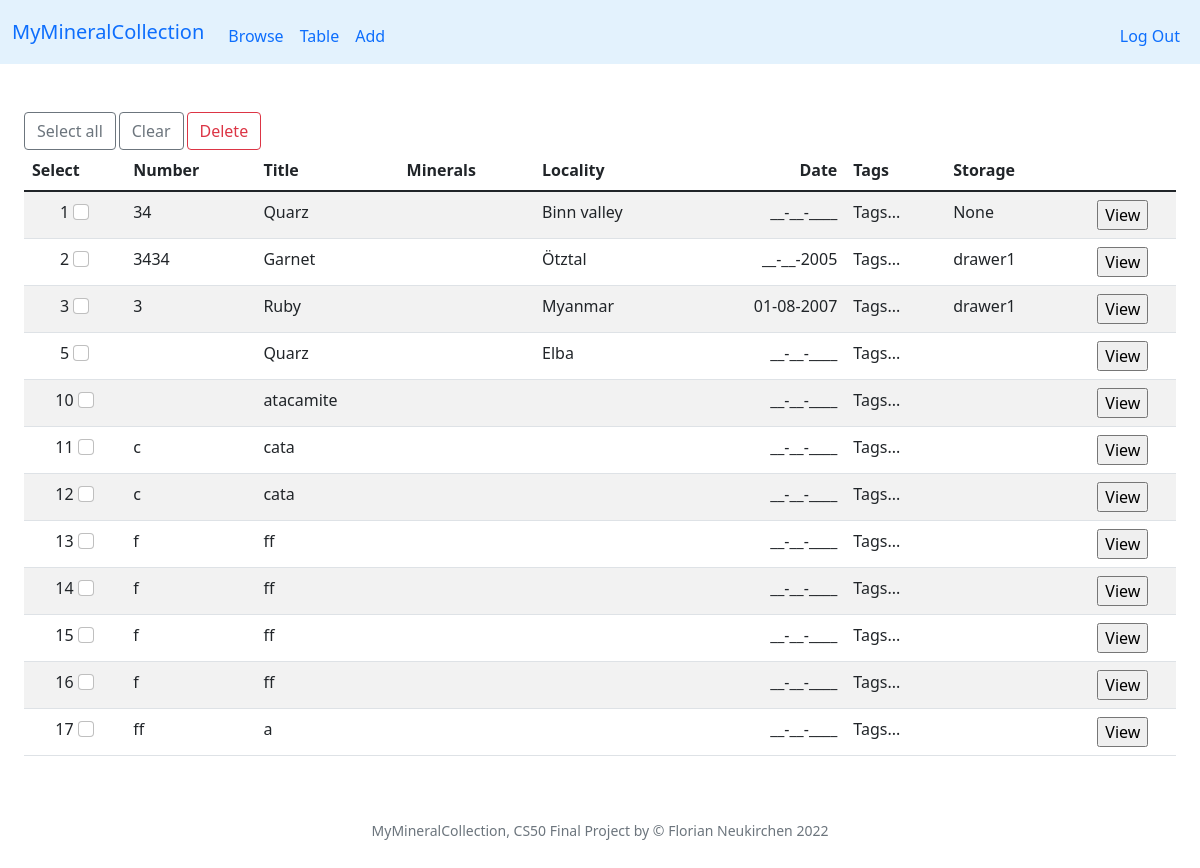
The page /table (signed in) on the database as committed earlier.
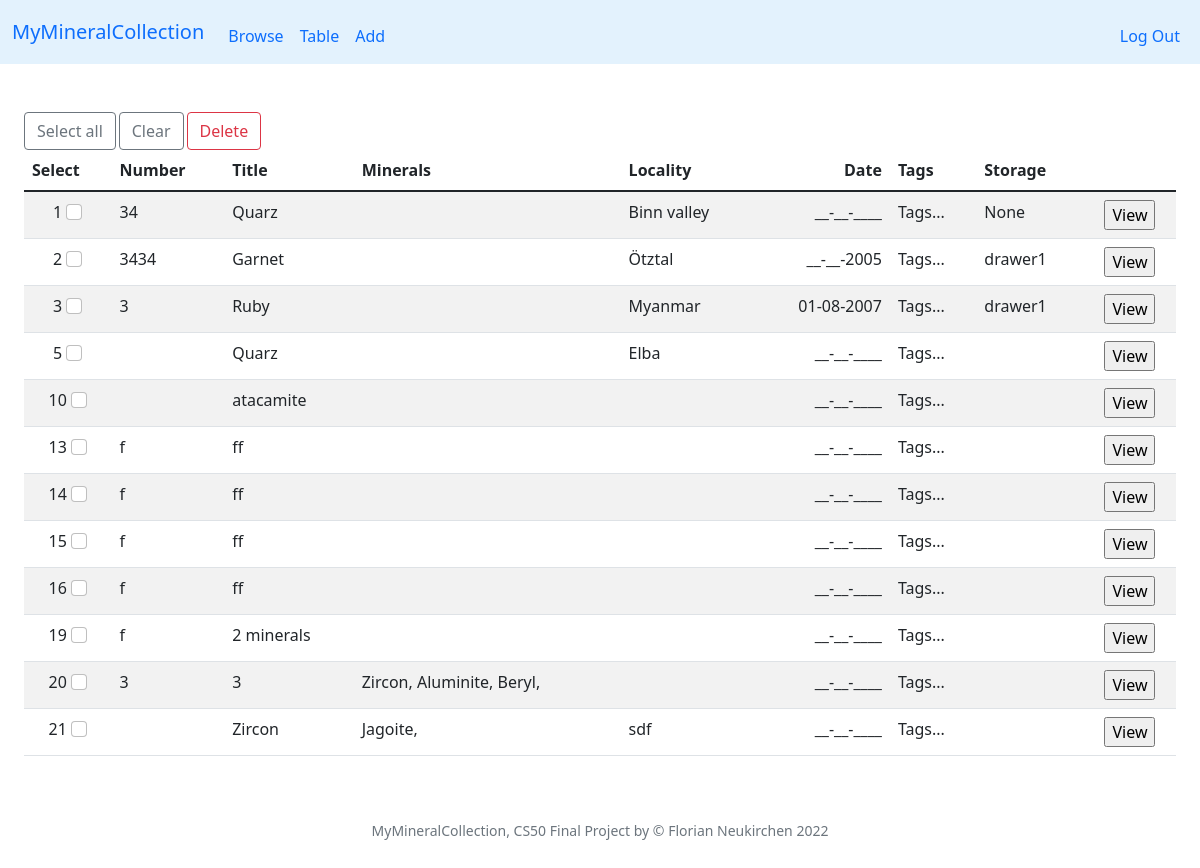
The same page on the database as committed later.
### tables this page shows
CREATE TABLE specimen (id INTEGER PRIMARY KEY AUTOINCREMENT NOT NULL, user_id INTEGER NOT NULL, my_id TEXT, title TEXT, locality TEXT, day INTEGER, month INTEGER, year INTEGER, storage TEXT, timestamp TEXT, thumbnail TEXT);

CREATE TABLE minerals (symbol TEXT, name TEXT NOT NULL, chemistry TEXT, elements TEXT, crystal_system TEXT, fleischer TEXT, PRIMARY KEY(symbol));

### app.py (the view)
@app.route("/table")
@login_required
def table():
    rows = db.execute("SELECT * FROM specimen WHERE user_id = ?", session["user_id"])
    for row in rows:
        row['minerals'] = db.execute("SELECT minerals.name AS name FROM minerals JOIN specmin ON minerals.symbol = specmin.min_symbol WHERE specmin.specimen_id = ?", row['id'])
        app.logger.info(row['minerals'])
    return render_template("table.html", rows=rows)

### app.py (called while the page is built)
@app.after_request
def after_request(response):
    response.headers["Cache-Control"] = "no-cache, no-store, must-revalidate"
    response.headers["Expires"] = 0
    response.headers["Pragma"] = "no-cache"
    return response

### helpers.py (called while the page is built)
def login_required(f):
    @wraps(f)
    def decorated_function(*args, **kwargs):
        if session.get("user_id") is None:
            return redirect("/login")
        return f(*args, **kwargs)
    return decorated_function

def date2(value):
    if not value:
        return "__"
    return f"{value:02d}"

def date4(value):
    if not value:
        return "____"
    return f"{value:04d}"

### templates/table.html (shortened to what this page needs)
{% extends "layout.html" %}
{% block main %}
<div class="container-fluid">
    <div class="text-start card-smaller">
        <button type="button" class="btn btn-outline-secondary" onclick="checkAll()">Select all</button>
        <button type="button" class="btn btn-outline-secondary" onclick="uncheckAll()">Clear</button>
        <button type="button" class="btn btn-outline-danger" data-toggle="modal" data-target="#deleteModal">
        Delete
        </button>
</div>
    <table class="table table-striped">
        <thead>
            <tr>
                <th class="text-start">Select</th>
                <th class="text-start">Number</th>
                <th class="text-start">Title</th>
                <th class="text-start">Minerals</th>
                <th class="text-start">Locality</th>
                <th class="text-end">Date</th>
                <th class="text-start">Tags</th>
                <th class="text-start">Storage</th>
            </tr>
        </thead>
        <tbody>
            {% for row in rows %}
            <tr>
                <td>
                    <div>{{ row['id'] }}
                        <input type="checkbox" class="form-check-input mycheckboxes" name="checkboxes" value="{{ row['id'] }}">
                    </div>
                </td>
                <td class="text-start">{{ row['my_id'] }}</td>
                <td class="text-start">{{ row['title'] }}</td>
                <td class="text-start">
                    {% for min in row['minerals'] %}
                    {{ min['name'] }},
                    {% endfor %}
                </td>
                <td class="text-start">{{ row['locality']  }}</td>
                <td class="text-end">{{ row['day'] | date2 }}-{{ row['month'] | date2 }}-{{ row['year'] | date4}}</td>
                <td class="text-start">Tags...</td>
                <td class="text-start">{{ row['storage'] }}</td>
                <td>
                    <form action="/view">
                        <input type="submit" value="View">
                    </form>
                </td>
            </tr>
            {% endfor %}
        </tbody>
    </table>
</div>
{% endblock %}

Rows that differ between the two databases and show on the page:
removed specimen: id "11", my_id "c", title "cata", day "__", month "__", year "____"
removed specimen: id "12", my_id "c", title "cata", day "__", month "__", year "____"
removed specimen: id "17", my_id "ff", title "a", day "__", month "__", year "____"
added specimen: id "19", my_id "f", title "2 minerals", day "__", month "__", year "____"
added specimen: id "20", my_id "3", title "3", day "__", month "__", year "____"
now on this page (row unchanged): minerals: name "Zircon", shown under "20"
now on this page (row unchanged): minerals: name "Aluminite", shown under "20"
now on this page (row unchanged): minerals: name "Beryl", shown under "20"
added specimen: id "21", title "Zircon", locality "sdf", day "__", month "__", year "____"
now on this page (row unchanged): minerals: name "Jagoite", shown under "21"
